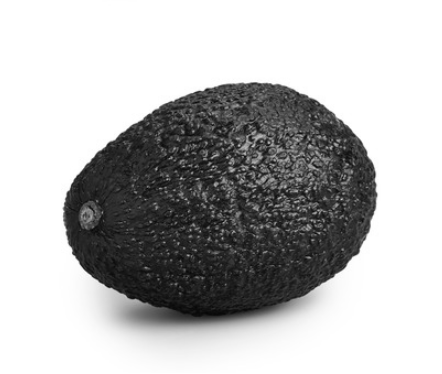
#> input picture Images/avocado.png, 442 x 374 px, found by its file name
$ jupyter execute --allow-errors parte2_notebook1.ipynb   (shell and % lines are left out)
#> lines starting #> are read from the running program, lines starting #| are printed output that depends on the picture; after the words box and inside, x2 and y2 are one past the last pixel; in counts of white or black regions, pixels touching at a corner belong together; long printed decimals are rounded
## Grao en Intelixencia Artificial. USC. Curso 2025/2026
## VISION POR COMPUTADOR

### TEMA 5: Segmentación de imaxe

#### Limiarización (thresholding)

[cell 1]
# # instalación da librería opencv https://pypi.org/project/opencv-python/
# !pip install opencv-python

[cell 2]
images_path = '../images/'
import cv2
import sys
from matplotlib import pyplot as plt
import seaborn as sns
import numpy as np

Para comezar imos visualizar a imaxe 'avocado.png' e comprobar que tipo de distribución ten.

[cell 3]
im_av = cv2.imread(images_path + 'avocado.png', cv2.IMREAD_GRAYSCALE)
#> im_av is the input picture: shape (374, 442); min 4, max 255, mean 184.1
if im_av is None:
    sys.exit('Input image not found, check the path')

#### Visualización

[cell 4]
print('Min and max pixel value = ', np.min(im_av), ',' , np.max(im_av))
#| Min and max pixel value =  4 , 255
plt.imshow(im_av, cmap='gray')
plt.colorbar()
plt.figure();

#### Cálculo do histograma:
- utilizando matplotlib e pyplot
- utilizando seaborn

[cell 5]
# usage: matplotlib.pyplot.hist(x, bins=None, range=None, density=False, weights=None, cumulative=False, bottom=None, histtype='bar',
#                               align='mid', orientation='vertical', rwidth=None, log=False, color=None, label=None, stacked=False, *,
#                               data=None, **kwargs)
plt.hist(im_av.reshape(-1), 256, range=[0, 256])
plt.show();
#> figure, not shown here; tallest bar 88172 high, from x = 255 to 256

Podemos e debemos axustar o rango para visualizar mellor o histograma. Hai demasiados pixeles con valor 255 ou moi próximo (blanco) e iso crea ese pico tan alto que non deixa ver ben a outra parte. Que tipo de distribución é?

[cell 6]
plt.hist(im_av.reshape(-1), 250, range=[0, 250])
plt.show();
#> figure, not shown here; tallest bar 1463 high, from x = 249 to 250

Agora coa librería seaborn (sns). https://seaborn.pydata.org/index.html

**Limita de novo o rango para non ter o problema do pico en 255**

[cell 7]
# o teu código
sns.histplot(im_av.reshape(-1));
#> figure, not shown here; tallest bar 98104 high, from x = 248.2 to 255

Que cambia? que opción sería mais útil para definir os limiares con maior precisión?

Tamén podemos calcular o KDE (Kernel Density Estimation): a distribución das observacions no conxunto de datos. O KDE representa os datos utilizando unha curva de densidade de probabilidade continua. Podémolo ver superposto ao histograma, ou de xeito independente.

[cell 8]
sns.histplot(im_av.reshape(-1), kde=True);
#> figure, not shown here; tallest bar 98104 high, from x = 248.2 to 255; curve peaks at x = 255, y = 31306.7

[cell 9]
sns.kdeplot(im_av.reshape(-1));       # só o kde
#> figure, not shown here; curve peaks at x = 254.9, y = 0.0279

#### Algoritmo Otsu
**Exercicio 1:**
1. Que limiar de intensidade sería axeitado para segmentar o aguacate? hai un valor óptimo ou varios?
2. Segmenta o aguacate utilizando o algoritmo OTSU. Cal é o limiar óptimo estimado? ten sentido?

[cell 10]
# Otsu's thresholding
thresh, im_av_otsu = cv2.threshold(im_av, 0, 255, cv2.THRESH_OTSU)
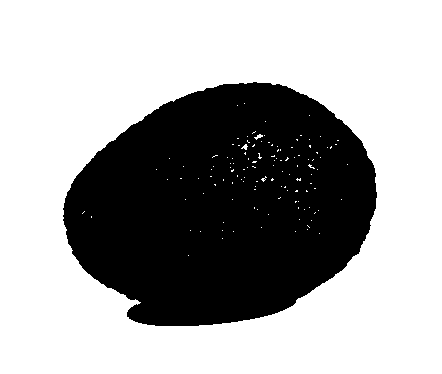
#> im_av_otsu: shape (374, 442); 65.5% white; 1 black region, box (x1, y1, x2, y2) and area: (63, 82, 377, 326) 57080
#> thresh = 153
print('Estimated optimal threshold =', thresh)
#| Estimated optimal threshold = 153.0
fig, ax = plt.subplots(1,2)
ax[0].imshow(im_av, cmap='gray'), ax[0].set_title('original image')
ax[1].imshow(im_av_otsu, cmap='gray'), ax[1].set_title('segmentation');

**Exercicio 2:**
Carga e visualiza a imaxe 'CT.png', e:
1. Inspecciona a distribución de intensidade dos pixels.
2. Que intensidade se debería utilizar para segmentar os pulmóns?
3. Intenta segmentalos utilizando o método Otsu. Cal é o limiar óptimo estimado?
4. Podemos utilizar este método para segmentar outra parte da imaxe, por exemplo os osos?
5. Se non, co visto ata agora, hai algunha forma de segmentalos?

[cell 11]
im_ct = cv2.imread(images_path + 'CT.png', cv2.IMREAD_GRAYSCALE)
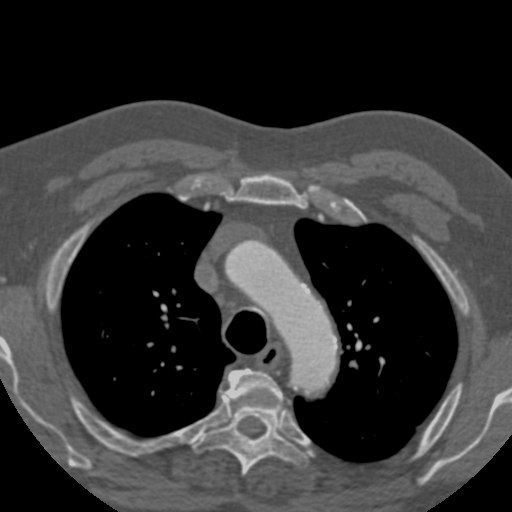
#> input picture Images/CT.png, 512 x 512 px, found by its file name
#> im_ct is the input picture: shape (512, 512); min 0, max 198, mean 51.5

if im_ct is None:
    sys.exit('Input image not found, check the path')

print('Min and max pixel value = ', np.min(im_ct), ',' , np.max(im_ct))
#| Min and max pixel value =  0 , 198
plt.imshow(im_ct, cmap='gray')
plt.colorbar()
plt.figure()
plt.hist(im_ct.reshape(-1), 256, range=[0, 256]), plt.show();
#> figure, not shown here; tallest bar 128163 high, from x = 0 to 1

[cell 12]
# Otsu's thresholding
thresh, im_ct_otsu = cv2.threshold(im_ct, 0, 255, cv2.THRESH_OTSU)
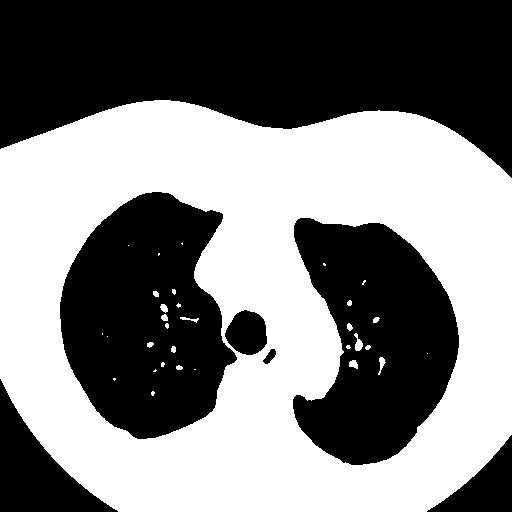
#> im_ct_otsu: shape (512, 512); 49.9% white; 32 white regions (17 under 20 px), largest, box (x1, y1, x2, y2) and area: (0, 100, 512, 512) 130095, (354, 333, 363, 351) 89, (378, 357, 386, 375) 64
#> thresh = 51
print('Estimated optimal threshold =', thresh)
#| Estimated optimal threshold = 51.0
fig, ax = plt.subplots(1, 2)
ax[0].imshow(im_ct, cmap='gray'), ax[0].set_title('original image'),
ax[1].imshow(im_ct_otsu, cmap='gray'), ax[1].set_title('segmentation');

#### Limiarización multi-nivel

**Exercicio 3:**
Aplica limiarización multi-nivel á imaxe 'plates.png'.
1. Cal sería o número óptimo de limiares?
2. E os limiares óptimos?
3. Como cambia o histograma tras a limiarización? visualízao
4. E o KDE?

[cell 13]
im_plates = cv2.imread(images_path + 'plates.png', cv2.IMREAD_GRAYSCALE)
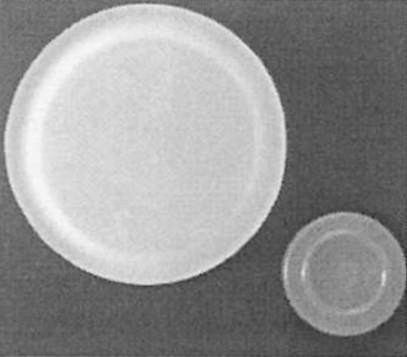
#> input picture Images/plates.png, 407 x 357 px, found by its file name
#> im_plates is the input picture: shape (357, 407); min 40, max 249, mean 147.5
if im_plates is None:
    sys.exit('Input image not found, check the path')

[cell 14]
plt.imshow(im_plates, cmap='gray')
plt.colorbar();

plt.figure()
plt.hist(im_plates.reshape(-1), 256, range=[0,256]), plt.show()
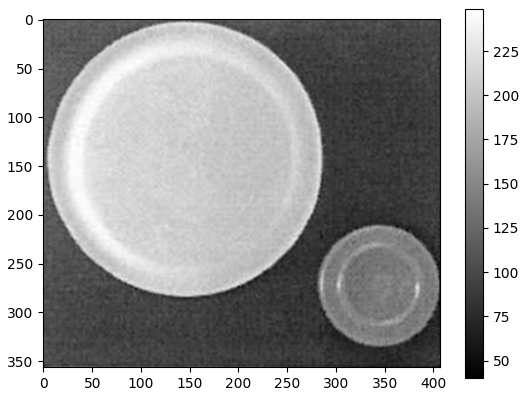
#> figure drawn by matplotlib, 2 panels
#> figure, not shown here; tallest bar 3140 high, from x = 88 to 89

sns.histplot(im_plates.reshape(-1), kde=True)

plt.figure(), sns.kdeplot(im_plates.reshape(-1));       # só kde
#> figure, not shown here; tallest bar 15013 high, from x = 87.9 to 92.25; curve peaks at x = 89.36, y = 10982.4
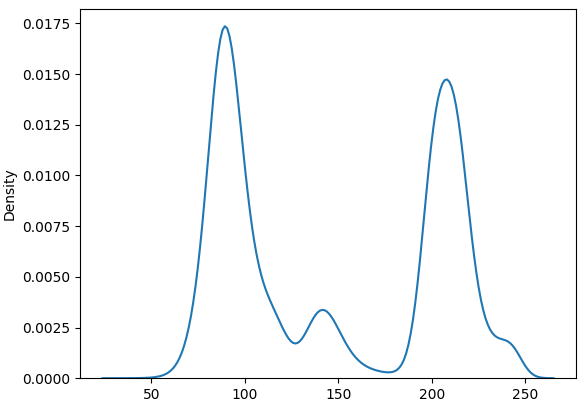
#> figure drawn by matplotlib, 1 panel; curve peaks at x = 89.4, y = 0.0174

[cell 15]
#### O teu código

#### Modelos de Mestura Gaussiana (Gaussian Mixture Models (GMM))

**Exercicio 4:** Utilizando as funcións auxiliares proporcionadas a continuación:
1. Aplica o algoritmo GMM method (p.ex. a implementación scikit-learn) á imaxe 'CT.png' para segmentar **outras partes** da imaxe. Pista: podes facelo de forma secuencial, por exemplo utilizando inicialmente o método Otsu e despois GMM.
3. Utilizando este método, sería posible segmentar os osos (partes mais blancas)?

[cell 16]
from sklearn import mixture
from scipy.stats import norm

[cell 17]
# Funcions auxiliares

def fit_GMM(im, nb_gaussians, plot_stds=False):
    """ Fit GMM given the desired nb of Gaussians """
#> called with im = array of shape (130812,), nb_gaussians = 2, plot_stds = False

    gmm = mixture.GaussianMixture(n_components=nb_gaussians, max_iter=1000, covariance_type='full', random_state=1).fit(im.reshape(-1, 1))
    ordered_mu, ordered_std, ordered_pi, order = find_GMM_statistics(gmm)
#> ordered_mu = [91.82, 157.9]; ordered_std = [14.1, 19.91]; ordered_pi = [0.837, 0.163]; order = [0, 1]
    gaussian_colors = ['b','g','r','c','m','y']    # max 6 gaussians, add more if necessary
    print('Means = ', ordered_mu)
#| Means =  [ 91.823 157.879]
    print('Stds = ', ordered_std)
#| Stds =  [14.097 19.913]
    print('Pis = ', ordered_pi)
#| Pis =  [0.8371 0.1629]
    for i in range(nb_gaussians):
        plot_gaussian_and_stds(np.array([np.min(im), np.max(im)]), ordered_mu[i], ordered_std[i], ordered_pi[i], gaussian_colors[i], plot_stds, alpha=0.8)
#> this loop made 2 passes
#> (xmin in plot_gaussian_and_stds, xmax in plot_gaussian_and_stds) on passes 1 to 2: (52, 198), (52, 198)

    return gmm, ordered_mu, ordered_std, ordered_pi, order

def find_GMM_statistics(gmm):
    """ Determine which one is the first (lower mean), the second, the third, etc., Gaussian to consistently color them in the plots,
    visualize the masks, etc. """

    all_means = np.array(gmm.means_[:, 0]).flatten()
    all_covariances = gmm.covariances_.flatten()

    order = np.argsort(all_means)  # this is also the label of clusters, return also 'order', useful to modify the cluster's label if necessary
    ordered_mu = all_means[order]
    ordered_std = np.sqrt(all_covariances[order])
    ordered_pi = gmm.weights_[order]

    return ordered_mu, ordered_std, ordered_pi, order

def plot_gaussian_and_stds(gaussians_range, mu, std, pi, color, plot_stds=False, alpha=1):
    """ Plot the Gaussian given by mu, std and pi. If plot_stds, additionally plot vertical lines corresponding to +-1SD, +-2SD, +-3SD"""

    xmin, xmax = gaussians_range
    x = np.linspace(xmin, xmax, 1000)
    p = norm.pdf(x, mu, std) * pi
    if plot_stds:
        # plt.axvline(mu + std, 0, 1, label='pyplot vertical line', c=color)
        plt.axvline(mu + std, 0, 1, c=color, ls='--', alpha=0.75)
        plt.axvline(mu - std, 0, 1, c=color, ls='--', alpha=0.75)

        plt.axvline(mu + 2 * std, 0, 1, c=color, ls='-.', alpha=0.5)
        plt.axvline(mu - 2 * std, 0, 1, c=color, ls='-.', alpha=0.5)

        plt.axvline(mu + 3 * std, 0, 1, c=color, ls=':', alpha=0.25)
        plt.axvline(mu - 3 * std, 0, 1, c=color, ls=':', alpha=0.25)

    plt.plot(x, p, color, linewidth=2, alpha=alpha,
             label="Mean = {:.2f}; STD = {:.2f}; Weight = {:.2f}".format(mu, std, pi))

[cell 18]
other_colors = im_ct[np.where(im_ct_otsu==255)]      # exclude background and lungs
plt.hist(other_colors.reshape(-1), 256, range=[0, 256], density=True)    # density for probability density instead of total count

gmm, ordered_mu, ordered_std, ordered_pi, order = fit_GMM(other_colors, nb_gaussians=2, plot_stds=False)
#> ordered_mu = [91.82, 157.9]; ordered_std = [14.1, 19.91]; ordered_pi = [0.837, 0.163]; order = [0, 1]

plt.figure()
plt.hist(other_colors.reshape(-1), 256, range=[0, 256], density=True)
gmm, ordered_mu, ordered_std, ordered_pi, order = fit_GMM(other_colors, nb_gaussians=3, plot_stds=False)
#| Means =  [ 81.165 103.984 158.383]
#| Stds =  [ 7.041  9.326 19.287]
#| Pis =  [0.447 0.3911 0.1618]
#> ordered_mu = [81.16, 104, 158.4]; ordered_std = [7.04, 9.33, 19.29]; ordered_pi = [0.447, 0.391, 0.162]; order = [0, 2, 1]

plt.figure()
plt.hist(other_colors.reshape(-1), 256, range=[0, 256], density=True)
gmm, ordered_mu, ordered_std, ordered_pi, order = fit_GMM(other_colors, nb_gaussians=4, plot_stds=False)
#| Means =  [ 81.297 103.368 129.314 167.831]
#| Stds =  [ 6.974  7.183 11.193 13.176]
#| Pis =  [0.4634 0.3436  0.07791 0.1151]
#> ordered_mu = [81.3, 103.4, 129.3, 167.8]; ordered_std = [6.97, 7.18, 11.19, 13.18]; ordered_pi = [0.463, 0.344, 0.0779, 0.115]; order = [0, 2, 3, 1]
#> figure, not shown here; tallest bar 0.0544 high, from x = 81 to 82; curve peaks at x = 91.75, y = 0.0237; curve peaks at x = 157.8, y = 0.00326
#> figure, not shown here; tallest bar 0.0544 high, from x = 81 to 82; curve peaks at x = 81.23, y = 0.0253; curve peaks at x = 104, y = 0.0167; curve peaks at x = 158.4, y = 0.00335
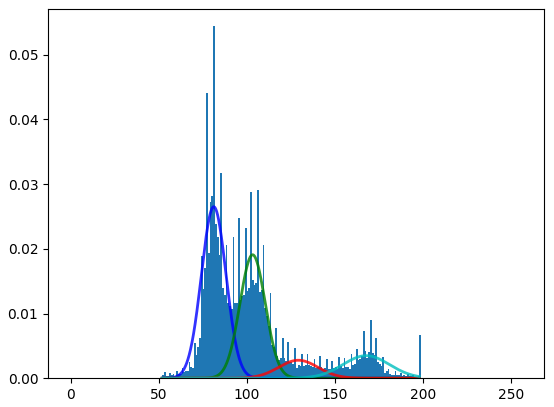
#> figure drawn by matplotlib, 1 panel; tallest bar 0.0544 high, from x = 81 to 82; curve peaks at x = 81.23, y = 0.0265; curve peaks at x = 103.3, y = 0.0191; curve peaks at x = 129.3, y = 0.00278

[cell 19]
#threshold = ??

bones_mask = np.zeros_like(im_ct)
#> bones_mask: shape (512, 512); every value is 0
#> (the rest of this cell did not finish here and is left out)

#### Agrupamento (clustering)

**Exercicio 5:** Utilizando 'CT.png':
1. Utiliza **varias veces** o algoritmo k-means especificando o mesmo número de grupos (clusters).
2. Que diferencias, se as hai, observas en cada resultado?
3. Repite o mesmo variando o número de grupos. Que diferencias ves agora?

[cell 20]
# Using the scikit-learn library
n = 3      # nb of clusters

# Run 1
#> (the rest of this cell did not finish here and is left out)

[cell 21]
from sklearn.cluster import KMeans

**Exercicio 6:**
Carga e visualiza a imaxe 'fieldWheat.png'. Utiliza k-means (nb de clusters = 3) para segmentar:
1. O campo de trigo únicamente.
2. O ceo completo (parte azul + nubes)
**Nota:** se hai mais dunha característica (p. ex. 'R', 'G', e 'B' nunha imax en cor), cada característica vai nunha columna.

[cell 22]
im_field = cv2.imread(images_path + 'field.png')      # cv2 reads it BGR order
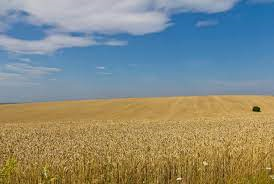
#> input picture Images/field.png, 274 x 184 px, found by its file name
#> im_field is the input picture: shape (184, 274, 3); mean B, G, R 127.5, 139.6, 135.8
if im_field is None:
    sys.exit('Input image not found, check the path')

plt.imshow(im_field[...,::-1])   # IMPORTANT --> matplotlib requires RGB order
plt.show()

[cell 23]
X = np.array([im_field[:, :, 0].reshape(-1), im_field[:, :, 1].reshape(-1), im_field[:, :, 2].reshape(-1)]).T
print(X.shape)
#| (50416, 3)

[cell 24]
kmeans = KMeans(n_clusters=3, n_init="auto").fit(X)
im_field_kmeans_labels = kmeans.labels_.reshape([im_field.shape[0], im_field.shape[1]])
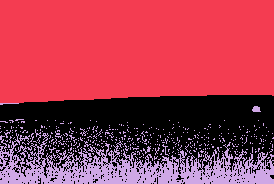
#> im_field_kmeans_labels: shape (184, 274) int32; 3 distinct labels, from 0 to 2; one colour per label, 0 black
fig, ax = plt.subplots(1, 2)
ax[0].imshow(im_field[...,::-1])
ax[1].imshow(im_field_kmeans_labels)

plt.figure()
plt.imshow(im_field)
plt.imshow(im_field_kmeans_labels, alpha=0.4)
plt.colorbar()

print(kmeans.cluster_centers_)
#| [[ 86.868 148.184 181.258]
#|  [176.479  144.744 109.598]
#|  [ 39.602 103.223 133.140]]

#### O teu código
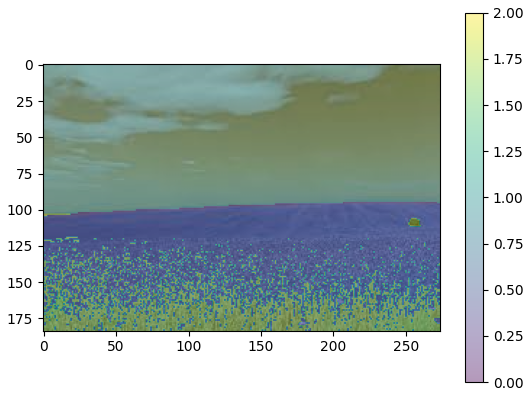
#> figure drawn by matplotlib, 2 panels; B, G, R data is drawn as R, G, B
